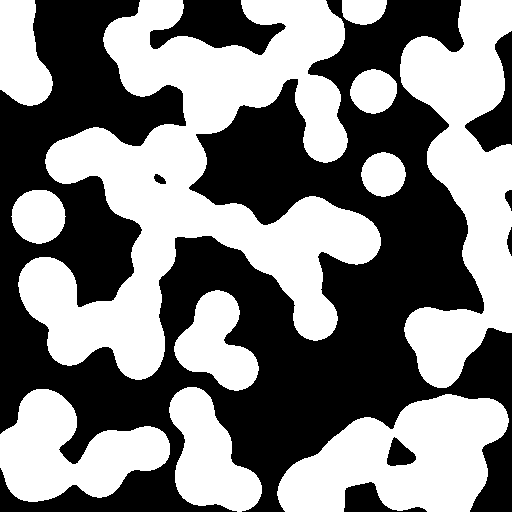
#> input picture skimage.data.binary_blobs(), 512 x 512 px
$ jupyter execute 'chapter 9 - morphological image processing.ipynb'
#> lines starting #> are read from the running program, lines starting #| are printed output that depends on the picture; after the words box and inside, x2 and y2 are one past the last pixel; in counts of white or black regions, pixels touching at a corner belong together
# Digital Image Processing Chapter 9: Morphological Image Processing

1. **mathematical morphology** deals with extracting image components that are useful in the representation and desciption of region shape
    1. boundaries
    2. skeletons
    3. convex hull
2. morphology also deals with techniques for pre- or post-processing
    1. filtering
    2. thinning
    3. pruning
3. many of the ideas in morphology can be represented in *n-dimensional euclidean space*, $E^n$
    1. for binary images the space used is $Z^2$
4. morphology is used to extract "meaning" from an image

## Preliminaries
1. morphology is based on set theory
    * a **set** represents objects in an image
        * the set of all white/black pixels
    * binary images sets are members of the 2D integer space, $Z^2$
    * grayscale iamge sets are members of the 3D integer space, $Z^3$
        * two components represnt the coordinates and the third component represents the grayscale value
2. **set reflection** and **set translation** are used extensively in morphology
    * the reflection of set $B$: $\hat{B}=\{w | w = -b, \text{ for } b\in B\}$
    * the translation of set $B$: $(B)_z=\{c|c=b+z \text{, for } b\in B\}$


[cell 1]
import matplotlib.pyplot as plt
import numpy as np

from skimage import data, transform

blobs = data.binary_blobs()
#> blobs is the input picture: shape (512, 512) bool; 50% white; 11 white regions, largest, box (x1, y1, x2, y2) and area: (18, 0, 381, 380) 56953, (400, 0, 512, 388) 23409, (277, 394, 509, 512) 17426
#original image
plt.imshow(blobs, cmap='gray')

[cell 2]
#dirty way of flipping an image with numpy. ::-1 means all elements with reverse step size
flipped_blobs = blobs[::-1, ::-1]
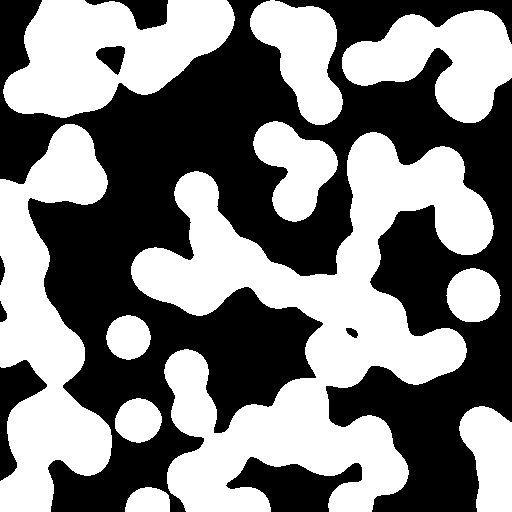
#> flipped_blobs: shape (512, 512) bool; 50% white; 11 white regions, largest, box (x1, y1, x2, y2) and area: (131, 132, 494, 512) 56953, (0, 124, 112, 512) 23409, (3, 0, 235, 118) 17426
plt.imshow(flipped_blobs, cmap='gray')

[cell 3]
#dirty way of transforming an image
tx = 200
ty = 100
transformed_blobs = np.empty

# uses cartesian coordiantes
eucTrans = transform.EuclideanTransform(translation=(-tx, -ty))
transformed_blobs = transform.warp(blobs, eucTrans)
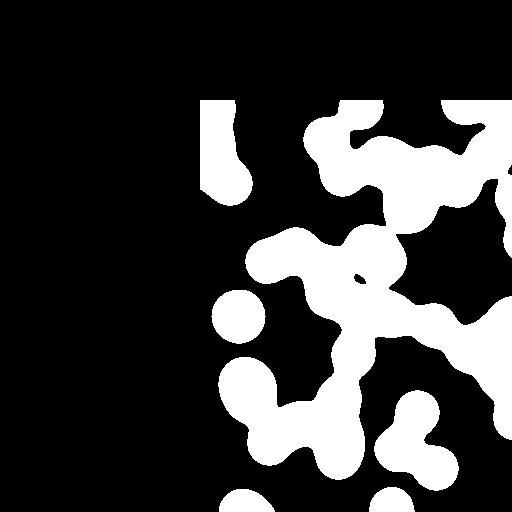
#> transformed_blobs: shape (512, 512) bool; 23.5% white; 6 white regions, box (x1, y1, x2, y2) and area: (218, 100, 512, 480) 48245, (374, 390, 459, 491) 4946, (200, 100, 253, 206) 4124, (211, 290, 266, 344) 2288, (219, 489, 275, 512) 968, (369, 487, 415, 512) 903

plt.imshow(transformed_blobs, cmap='gray')

* a **Structuring Elements** (**SEs**) are small sets or subimages used to probe an image under study for properties of interest
    * in digital image processing an SE is an array
    * padding added to SE and original image
    * in pure math, the background is not a part of the SE
* set reflection and translation in techniques that employ
* a **morphological operation** of set $A$ using SE $B$ is as follows
    1. create a new set by running $B$ over $A$ such that the origin of $B$ visits every element of $A$
    2. for each location in $A$
        * if $B$ is completely contained in $A$ ($A$ and $B$ fully overlap) then mark that location as a member of the new set


## Erosion and Dilation
* Erosion and Dilation are both fundamental to morphology. many morphological operations are based on them

### Erosion
* with $A, B \in Z^2$, the erosion of A by B is defined as: $A\ominus B = \{z | (B)_z\subseteq A\}$
    * the erosion of $A$ by $B$ is the set of all points $z$ such that $B$, translated by $z$ is contained in $A$
* equivalent definition: $A\ominus B=\{z | (B)_z\cap A^c =\varnothing \}$
* erosion shrinks or thins binary options, and can be used to remove small islands
    * erosion can be considered a **morphological filtering** operation

[cell 4]
from skimage.io import imread
from pathlib import Path

fp = Path('./DIP3E_Original_Images_CH09/Fig0905(a)(wirebond-mask).tif')

wire_mask_binary = imread(str(fp))
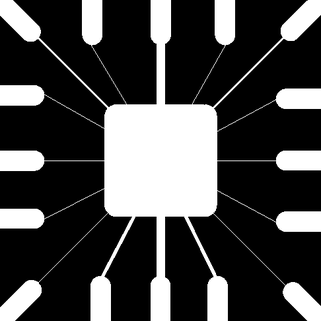
#> input picture Documentation/literature/Digital Image Processing - 3rd Edition/DIP3E_Original_Images_CH09/Fig0905(a)(wirebond-mask).tif, 321 x 321 px, shrunk from 486 x 486 before the run
#> wire_mask_binary is the input picture: shape (321, 321); min 0, max 255, mean 71.8
wire_mask_binary = np.invert(wire_mask_binary)
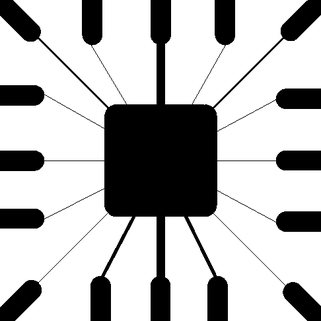
#> wire_mask_binary: shape (321, 321); min 0, max 255, mean 183.2
plt.imshow(wire_mask_binary, cmap='gray')

[cell 5]
from skimage import morphology

[cell 6]
#square structuring element of size 11x11
se = np.ones((11, 11), dtype=bool)

#middle line ist still there since it is wider than 11
plt.imshow(morphology.binary_erosion(wire_mask_binary, se), cmap='gray')

[cell 7]
se_larger = np.ones((45, 45), dtype=bool)

plt.imshow(morphology.binary_erosion(wire_mask_binary, se_larger), cmap='gray')

### Dilation
* the dilation of $A$ and $B$, is defined by:
* $A\oplus B=\{z | [(\hat{B})_z \cap A]\subseteq A\}$
    * the above definition is more intuitive when B is viewed as a *convolutional mask* \
    * $B$ is rotated flipped around its origin and then sucessively displaced to slide over the set
    * the dilation of $A$ by $B$ is the set of all displacements such that $\hat{b}$ and $A$ overlap by *at least* one element
* alternate definition: $A\oplus B=\{z | [(\hat{B})_z \cap A]\neq \varnothing\}$
* alternate definition: $A\oplus B = \cup_{b\in B} (A)_b$
* dilation grows, or thickens, objects of a binary image. can also bridge gaps and fill holes

[cell 8]
se_line = np.array([[1, 0, 0, 0, 0],
                    [0, 1, 0, 0, 0],
                    [0, 0, 1, 0, 0],
                    [0, 0, 0, 1, 0],
                    [0, 0, 0, 0, 1]])
#se_line = se_line[::-1, ::-1]


plt.imshow(morphology.binary_dilation(wire_mask_binary, se_line), cmap='gray')

[cell 9]
#diagonal structuring element
plt.imshow(se_line, cmap='gray')

[cell 10]
#using dilation to bridge gaps
text_gap_fp = Path('./DIP3E_Original_Images_CH09/Fig0907(a)(text_gaps_1_and_2_pixels).tif')
text_gaps = imread(text_gap_fp.as_posix())
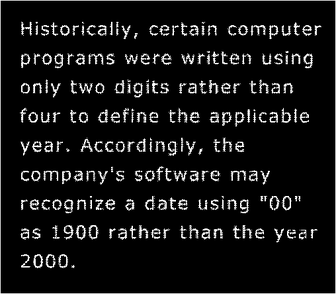
#> input picture Documentation/literature/Digital Image Processing - 3rd Edition/DIP3E_Original_Images_CH09/Fig0907(a)(text_gaps_1_and_2_pixels).tif, 336 x 294 px, shrunk from 508 x 444 before the run
#> text_gaps is the input picture: shape (294, 336); min 0, max 255, mean 20.9
plt.imshow(text_gaps, cmap='gray')

[cell 11]
cross_se = np.array([[0, 1, 0],
                     [1, 1, 1],
                     [0, 1, 0]])

plt.imshow(morphology.binary_dilation(text_gaps, cross_se), cmap='gray')

[cell 12]
#dilation followed by erosion
plt.imshow(morphology.binary_erosion(morphology.binary_dilation(text_gaps, cross_se), cross_se), cmap='gray')

## Duality
* erosion and ddilation of duals of each other w.r.t. set complemtnaion and reflection
    * $(A\ominus B)^c = A^c\oplus \hat{B}$
    * $(A\oplus B)^c = A^c\ominus \hat{B}$
* that is, the erosion of A by B is the complement of the dilation of $A^c$ by $\hat{B}$
* when $\hat{B}=B$ (meaning $B$ is symmetric) then we can obtain the erosion of an image by B by dilating it's background (the complement)

proof:
1. $(A\ominus B)^c = \{z | (B)_z \subseteq A\}^c$
2. $(A\ominus B)^c = \{z | [(B)_z \cap A^c]=\varnothing\}^c$ //equivalent definition ($B$ must be fully contained by $A$)
3. $(A\ominus B)^c = \{z | [(B)_z \cap A^c]\neq \varnothing\}$ //complement the set
4. $(A\ominus B)^c = A^c\oplus \hat{b}$ //remember that $\hat{\hat{B}}=B$

## Opening and Closing
* dilation expands the components of an image and erosion shrinks them
* **opening**: $A \circ B = (A\ominus B)\oplus B$
    * is a morphological operation that
        *  smooths the contour of an object
        * breaks down narrow ithmuses
        * eliminates thin protrusions
    * geometric interpretation: viwe the structuring element as a rolling ball, the boundary of $A\circ B$ is etablished by the points in B that reach the farthest into the boundary of $A$ as $B$ is rolled around **inside** the boundary
    * alternate definition: $A\circ B = \cup\{(B)_z | (B)_z\subseteq A\}$
* a **closing**: $A \bullet B = (A\oplus B)\ominus B$
    * is a morphological operation that
        * smooths sections of contours
        * fuses narrow breaks and long thin gulfs
        * eliminates small holes
        * fills caps in the contour
    * geomtric interpretation: same as the geometric interpretation of an opening, but the ball is rolled on the **outside** of the shape
        * a point $w$ is an element of $A\bullet B$ iff $(B)_z\cap A\neq \varnothing$
* opening closing duality
    * like erosion and dilation, opening and closing are duals of reach other w.r.t complementation and reflection
    * $(A\bullet B)^c=(A^c\circ \hat{B})$
    * $(A\circ B)^c=(A^c\bullet \hat{B})$
* opening properties
    * $A\circ B$ is a subset of $A$; $[A\circ B]\subseteq A$
    * if $C is a subset of $D$, then $C\circ B$ is a subset of $D\circ B$
    * $(A\circ B)\circ B= A\circ B$
* closing properties
    * $A$ is a subset of $A\bullet B$; $A\subseteq A\bullet B$
    * if $C$ is a subset of $D$, then $C\bullet B$ is a subset of $D\bullet B$
    * $(A\bullet B)\bullet B= A\bullet B$
* an opening followed by a closing can funciton to remove noise

[cell 13]
u_shape = imread('./DIP3E_Original_Images_CH09/FigP0917(noisy_rectangle).tif')
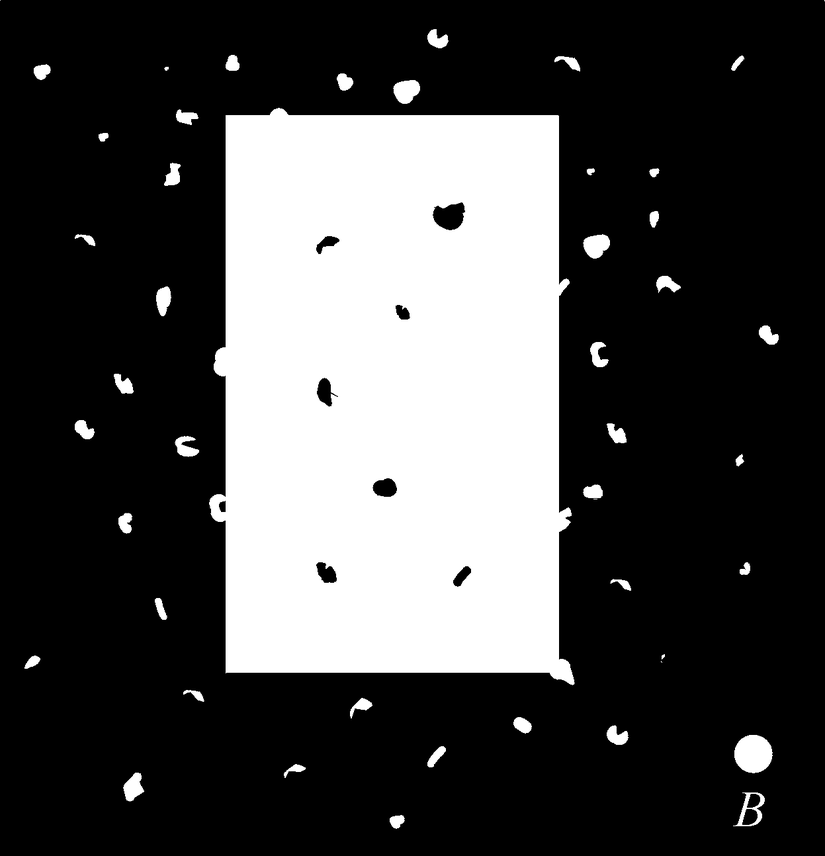
#> input picture Documentation/literature/Digital Image Processing - 3rd Edition/DIP3E_Original_Images_CH09/FigP0917(noisy_rectangle).tif, 825 x 856 px, shrunk from 1247 x 1294 before the run
#> u_shape is the input picture: shape (856, 825); min 0, max 255, mean 70.1

plt.imshow(u_shape, cmap='gray')

[cell 14]
plt.imshow(morphology.binary_closing(u_shape, se_larger), cmap='gray')

[cell 15]
plt.imshow(morphology.binary_opening(u_shape, se_larger), cmap='gray')

[cell 16]
plt.imshow(morphology.binary_closing(morphology.binary_opening(u_shape, se_larger), se_larger), cmap='gray')

[cell 17]
# making a geometric shape
rect_shape = np.ones((7, 11))
rect_shape[2:5, :3] = 0
rect_shape[5:, 7:] = 0
rect_shape[:2, 4:7] = 0
rect_shape = np.pad(rect_shape, 2, constant_values=0)
repeat_num = 10
rect_shape = np.repeat(rect_shape, repeat_num, axis=0)
rect_shape = np.repeat(rect_shape, repeat_num, axis=1).astype(bool)

plt.imshow(rect_shape, cmap='gray')

[cell 18]
#closing of rect_shape
plt.imshow(morphology.binary_closing(rect_shape), cmap='gray')

[cell 19]
#opening of rect_shape
plt.imshow(morphology.binary_opening(rect_shape), cmap='gray')

## 9.4 Hit-or-Miss Transform
$$A\circledast B=(A\ominus B_1)\cap(A^C\ominus B_2) = (A\ominus B_1)-(A\oplus \hat{B_2})$$

* the morphological **Hit-or-Miss** transform is a basic tool for shape detection
* given:
    * a universe of shapes $A=C\cup D\cup E$:
    * a window, $W$
    * the local background of $D$ w.r.t. $W$, $(W-D)$
* goal: find shape $D$
* the origin of each chape is located at its center of gravity
* let $D$ be enclosed by $W$
* $A\ominus D$ can be viewed as theset of all locations of the origin of $D$ at which $D$ found a match (hit) in $A$
    * used to filter shapes smaller than D
* $A^c\ominus (W-D)$ can be viewed as the set of locations for which $D$ can fit *exactly* inside $A$
    * used to filter shapes larger than D
* $A\circledast B = (A\ominus D)\cap [A^c \ominus (W-D)]$ is the hit-or-miss transform
    * it is the intersection of all locations at which D fits inside A and the set of locations for which D fits exactly inside $A$
* Generalized Notation: $A\circledast B=(A\ominus B_1)\cap(A^C\ominus B_2) = (A\ominus B_1)-(A\oplus \hat{B_2})$
    * where
        * $B=(B_1, B_2)$
            * $B_1=D$ is the set formed from elements of $B$ associated with an object
            * $B_2=(W-D)$ is the set of elements of $B$ associated with the corresponding bakcground
    * $A\circledast B$ contains all the origin points at which, simultaniously, $B_1$ formed a match in $A$ and $B_2$ found a match in $A^c$
* the hit-or-miss transform assumes that each object has at least a 1 pixel background surrounding it

## 9.5 Some Basic Morphological Algorithms
* morphology can be used for
    * feature extraction
        * boundary extraction
        * connected components
        * convex hull
        * skeleton
    * pre/post processing
        * region filling
        * thinning
        * thickening
        * pruning
    * etc
* boundary extraction
    * the boundary of a set, $\beta(A)$ can be obtained by first eroding $A$ by $B$, and then performing the set difference between A and it's erosion
        * $\beta(A) = A-(A\ominus B)$
        * a larger structuring element will result in a larger boundary

[cell 20]
blobs_ero = morphology.binary_erosion(blobs, cross_se)

#set difference of A and the erosion of A by cross_se
#had to use XOR operator since blobs is a binary array
plt.imshow((blobs ^ blobs_ero), cmap='gray')
plt.title('boundary extraction')
plt.show()

* Hole Filling
    * a **hole** is defined as a background region surrounded by a connected border of foreground pixels
    * given
        * X_0 - an array of 0s the same size as the array containing A, *except* at the locations corresponding to the given points in each hole
        * $B$ is a symmetric structuring element
    * goal to fill all holes with foreground pixels
    * hole filling equation: $X_k=(X_{k-1}\oplus B)\cap A^c \text{ for } k=1, 2, 3, \ldots$
        * terminates when $X_k = X_{k-1}$
        * the intersection with $A^c$ bounds the dilation to the region of interest
            * remember that intersection means Set_1 *and* Set_2. hole dilation will be limited by the foreground pixels in $A$
    * final $X_k$ is unioned with A to get the region A minus any holes
    * **conditional dilation** is dilation conditioned to meet a desired property, like not exceeding the bounds of the ROI

[cell 21]
plt.imshow(morphology.remove_small_holes(u_shape), cmap='gray')

* Extraction of Connected Components
    * given
        * $A$ - a set containing one or more connected components
        * $X_0$ - an array of 0s except at each location known to correspond to a point in each connected component
    * goal: start with $X_0$ and find all connected components
    * CC equation: $X_k = (X_{k-1}\oplus B)\cap A \text{ for } k=1, 2, 3,\ldots$

NOTE: connectivity depends on SE used (cross for 4-connnectivity, full for 8-connectivity)

NOTE: both hole filling and connected component extraction (in these examples) are simply repeated dilation of points known to be contained in those holes/regions

* Convex Hull
    * a set $A$ is said to be *convex* if the straight line segment joining any two points in $A$ lies entirely within $A$
    * the **convex hull**, $H$, of an arbitrary set $S$ is the smallest convex set contining $S$
    * the **convex deficiency** of $S$ is the set difference $H-S$
* algorithm to obtain the convex hull, $C(A)$
    * given
        * $B^i \text{ for } i=1, 2, 3, 4$ be four structuring elements (border lines with "don't care" values everywhere else, except for the center)
            * for these filters, a match occurs when the center pixel is 0, and the three shaded pixels are 1. the rest are "don't cares"
    * equation: $X_k^i=(X_{k-1}\circledast B^i)\cup A \text{ for } i=1, 2, 3, 4 \text{ and } k=1, 2, 3,\ldots$
        * $X_0^i=A$
        * when the procedure converges $X_k^i=X_{k-1}^i$, we let $D^i=X_k^i$
        * finally, the convex hull is: $C(A)=\cup_{i=1}^4D^i$
    * above method consists of iteratively applyuing the hit-or-miss transform (the simplified version with no background check) to A with the four structuring elements
    * one problem with this approach is that the convex hull can grow beyond the minimum dimensions required to guarantee convexity. this can be corrected by limiting growth to no extend past the vertical and horizontal dimensions of the set of points

convex hull kernels:
$$B^i=\bigg\{ \begin{bmatrix} 1 & x & x  \\ 1 & 0 & x \\ 1 & x & x \end{bmatrix}, \begin{bmatrix} 1 & 1 & 1 \\ x & 0 & x \\ x & x & x \end{bmatrix}, \begin{bmatrix} x & x & 1 \\ x & 0 & 1 \\ x & x & 1 \end{bmatrix}, \begin{bmatrix} x & x & x \\ x & 0 & x \\ 1 & 1 & 1\end{bmatrix}\bigg\}$$

* Thinning
    * the **thinning** of a set $A$ by a structuring element $B$ can be defined in terms of the hit-or-miss transform
    * equation: $A\otimes B=A-(A\circledast B)=A\cap(A\circledast B)^c$
        * simplified hit-or-miss, no background check
    * more useful equation:
        * &$\{B\}=\{B^1, B^2, \ldots, B^n\}$
            * where $B^i$ is a rotated version of $B^{i-1}$
        * using the above concept:
            * $A\otimes \{B\}=((\ldots((A\otimes B^1)\otimes B^2)\ldots )\otimes b^n)$
    * the process is to thin $A$ by *one pass* with $B^1$, then thin the result with one pas of $B^2$, and so on, until no changes occur

[cell 22]
plt.imshow(rect_shape, cmap='gray')

[cell 23]
plt.imshow(morphology.thin(rect_shape), cmap='gray')
plt.title('thinning')
plt.show()
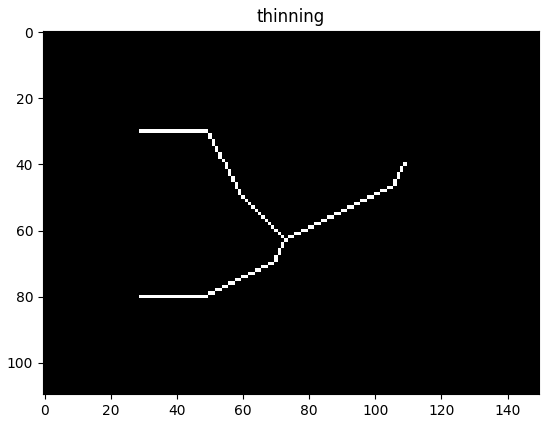
#> figure drawn by matplotlib, 1 panel

NOTE: 0 values in scipy/skimage/cv2 kernels act as don't care values

[cell 24]
se_thin = np.array([[1, 1, 1],
                    [0, 0, 0],
                    [0, 0, 0]])
se_thin_c = np.array([[0, 0, 0],
                      [0, 1, 0],
                      [0, 0, 0]]) #pretty much going to be equivalent to A^c once the erosion is performed

plt.imshow(morphology.binary_erosion(rect_shape, se_thin) & ~(rect_shape.astype(bool)), cmap="gray")
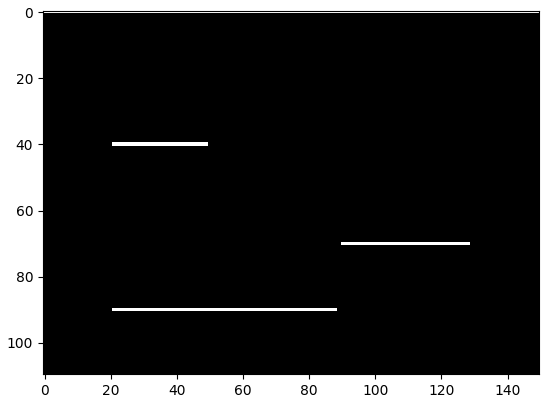
#> figure drawn by matplotlib, 1 panel

[cell 25]
plt.imshow(rect_shape & ~(morphology.binary_erosion(rect_shape, se_thin) & ~(rect_shape.astype(bool))), cmap="gray")

[cell 26]
plt.imshow(blobs, cmap='gray')

[cell 27]
plt.imshow(morphology.thin(blobs), cmap='gray')

* Thickening
    * **thickening** is the morphological dual of thinning
    * equation: $A\circledcirc B=A\cup (A\circledast B)$
        * this time B consists of eight different SEs
            * four shaded dots on all eight corners of a 3x3 square
            * two "don't cares" on the sides of the shaded squares
            * the rest are non-shaded
    * like thinning, can be defined like: $A\circledcirc B=((\ldots ((A\circledcirc b^1)\circledcirc B^2)\ldots)\circledcirc B^n)$
    * the usual process, in practice, is to thin the background of the set and then complement teh result
        * $C=A^c$
        * thin $C$
        * Form C^C
        * $A\circledcirc B = (A^c\otimes B)^c \leftrightarrow (A\circledcirc B)^c = A^c\otimes B$
            * structuring element is probably symmetrical

[cell 28]
#skimage doesn't seem to have a thickening method. going to try the above method
blobs_c = ~blobs
plt.imshow(blobs_c, cmap='gray')

[cell 29]
thinned_blobs_c = morphology.thin(blobs_c)
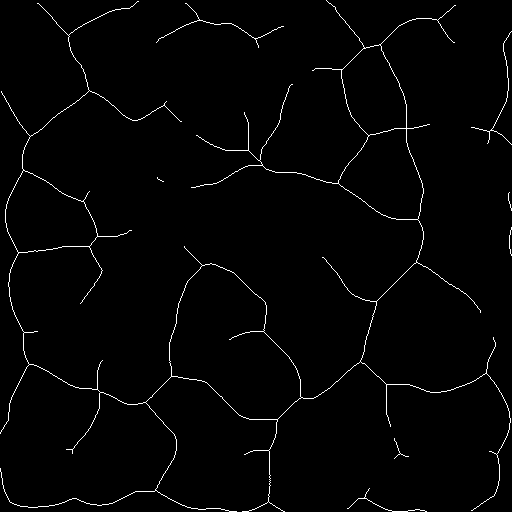
#> thinned_blobs_c: shape (512, 512) bool; 1.6% white in thin lines or dots
plt.imshow(thinned_blobs_c, cmap='gray')

[cell 30]
thickened_blobs = ~thinned_blobs_c
plt.imshow(thickened_blobs, cmap='gray')

NOTE: thickening seems to expand shapes in an image up to the boundary of each other, similar to voroni diagram?

* Skeletonization
    * the **skeleton** of $A$, $S(A)$ is defined with this
        1. if $z$ is a point of $S(A)$ and $(D)_z$ is the largest disk centered at $z$ adn contained in $A$, one cannot find a larger disk (doesn't have to be centered at $z$) containing $(D)_z$ and remaining in $A$
            * $(D)_z$ is the maximum disk
        2. $(D)_z$ touches the boundary of A at two or more places
    * skelethons can be epressed in terms of erosions and openings
        * $S(A)=(A\ominus kB)-(A\ominus kB)\circ B$
            * where:
                * B is a structuring element
                * $(A\ominus kB)$ indicates $k$ sucessive erosions of $B$, like with thinning and thickening
                * k is the last iterative step before A erodes into an empty set
                * $K=max\{k|(A\ominus kB)\neq \varnothing\}$
            * $S(A) can be obtained as teh union of skeleton subsets $S_k(A)$
            * A can be *reconstructed* from these subsets by using: $A=\cup_{k=0}^{k}(S_k(A)\oplus kB)$

[cell 31]
plt.imshow(morphology.skeletonize(blobs), cmap='gray')

[cell 32]
plt.imshow(morphology.skeletonize(blobs) + thinned_blobs_c, cmap='gray')
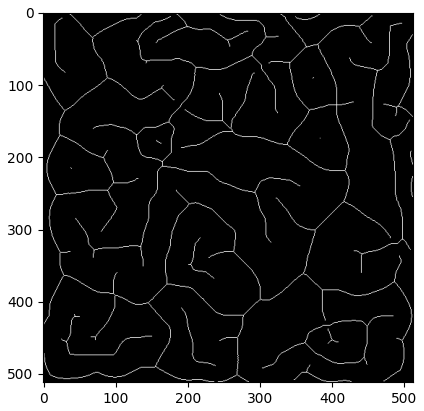
#> figure drawn by matplotlib, 1 panel
